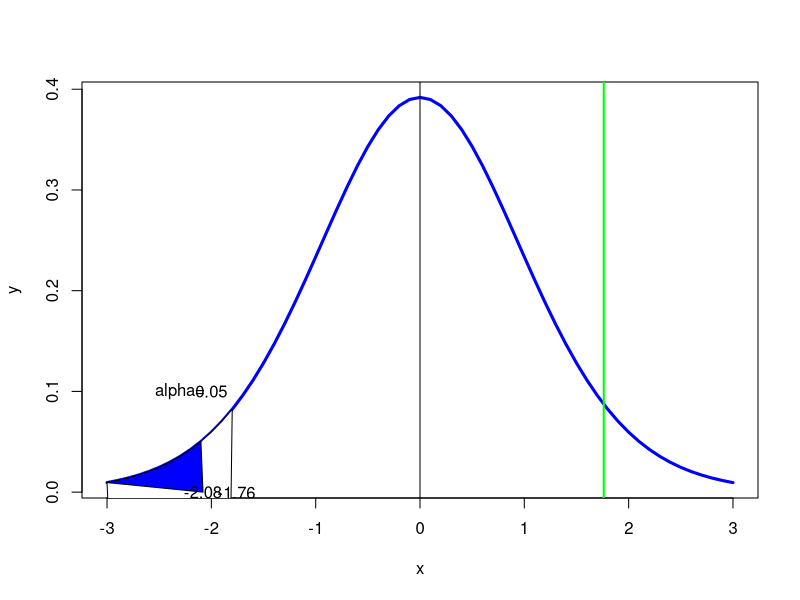

Reproduce this figure in R.
#page no 392-393
mu0=16.43 
xbar=16
sd=0.8
n=15
t_stat=(xbar-mu0)/(sd/sqrt(n))
alpha=0.05
t_c_left=qnorm(alpha)
p_value=pnorm(t_stat)
print(paste('t static =',round(t_stat,4)))
if(t_stat <= t_c_left)
{
  print(paste("left tail : Reject H0"))
}else
  {
  print(paste("Left tail :Accept H0"))
  }
t_c_right=qnorm(1-alpha)
p_value=1-pnorm(t_stat)
  if(t_stat >= t_c_right)
  {
    print(paste("right tail : Reject H0"))
  }else
  {
    print(paste("right tail :Accept H0"))
  }
two_t_stat=abs((xbar-mu0))/(sd/sqrt(n))
two_t_critical=qnorm(1-alpha/2)
p_value=2*(1-pnorm(two_t_stat))
if(two_t_stat>=two_t_critical)
{
  print("reject H0")
}else
{
  print("accept H0")
}
dfs<-n-1
x<-seq(-3,3,0.1)
y<-dt(x,dfs)
t.val<-qt(0.95,df=dfs)
p1<-plot(x,y,type='l',lwd=3,col='blue',xlab='x')+
    abline(v=0)+
    abline(v=t.val,lwd=2,col="green")+
    polygon(c(x[x<=-1.76],-2.08),c(y[x<=-1.76],-2.08),col="white")+
    polygon(c(x[x<=-2.08],-2.08),c(y[x<=-2.08],0),col="blue")+
    text(t_stat,0,round(t_stat,2))+
    text(-t.val,0,"-1.76")+
    text(-2.3,0.1,"alpha=")+
    text(-2,0.1,alpha)
